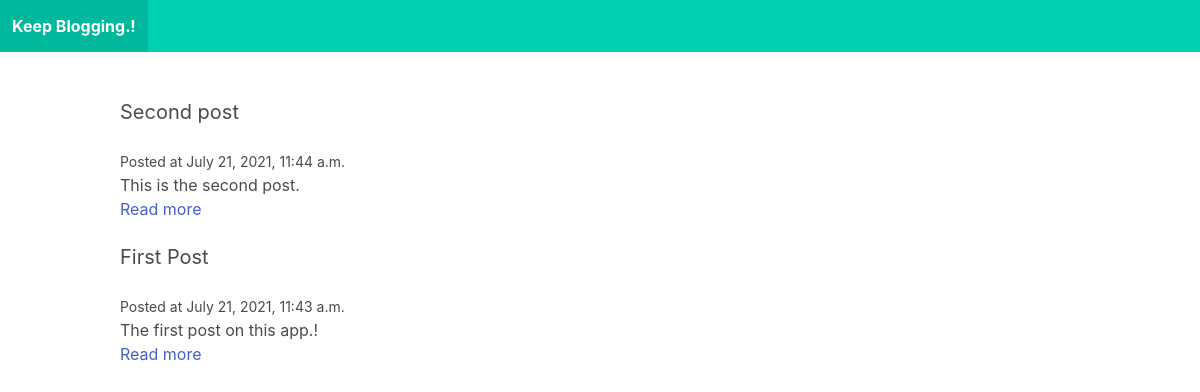
The page / on the database its author committed.
### blog/models.py (models this page shows)
class Post(models.Model):
    title = models.CharField(max_length=20)
    slug = models.SlugField()
    intro = models.TextField()
    body = models.TextField()
    date_created = models.DateTimeField(auto_now_add=True)
    class Meta:
        ordering = ['-date_created']

### blog/views.py (the view)
# urls.py: path('', land, name='landing-page'),
def land(request):
    posts = Post.objects.all()
    return render(request, 'blog/land.html', {'posts': posts})

### blog/templates/blog/land.html
{% extends 'blog/index.html' %}
{% block content %}
    {% for post in posts %}
        <div class = "post block">
            <h2 class="subtitle">
                {{ post.title }}
            </h2>
            <small>Posted at {{ post.date_created }}</small>
            <p>{{ post.intro }}</p>
            <a href="{% url 'post_detail' post.slug %}">Read more</a>
        </div>
    {% endfor %}
{% endblock %}

### blog/templates/blog/index.html (shortened to what this page needs)
<!DOCTYPE html>
<html lang="en">
  <head>
    <link
      rel="stylesheet"
      href="https://cdn.jsdelivr.net/npm/bulma@0.9.1/css/bulma.min.css"
    />
  </head>
  <body>
    <nav class="navbar is-primary">
      <div class="navbar-brand">
        <a href="/" class="navbar-item"><strong>Keep Blogging.!</strong></a>
      </div>
    </nav>
    <section class="section">
      <div class="container">{% block content %} {% endblock %}</div>
    </section>
  </body>
</html>

### rows shown on the page
Post: title "Second post", date_created "July 21, 2021, 11:44 a.m.", intro "This is the second post."
Post: title "First Post", date_created "July 21, 2021, 11:43 a.m.", intro "The first post on this app.!"
